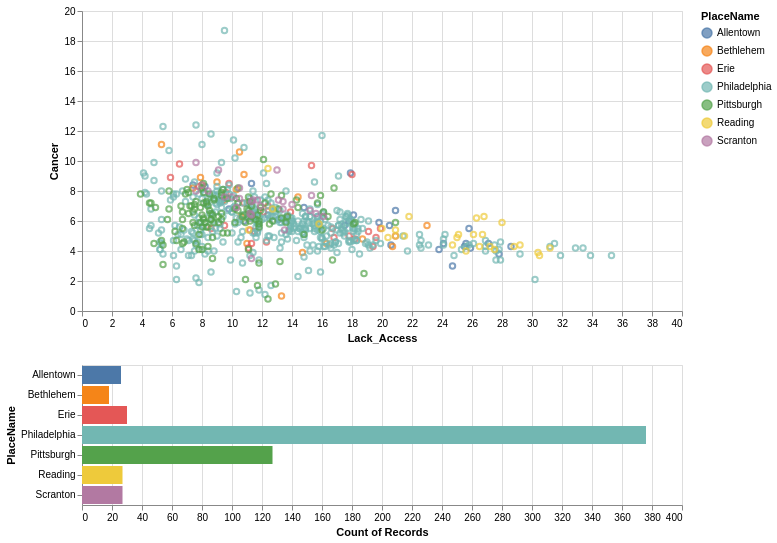

Write a Vega-Lite specification for this figure.
### Vega-Lite specification from a JSON file in a GitHub repository (floating-point values rounded to 4 significant figures; data arrays with more than 128 entries replaced by an {"elided": "..."} marker saying what was removed)
{"config": {"view": {"continuousWidth": 400, "continuousHeight": 300}}, "vconcat": [{"mark": "point", "encoding": {"color": {"condition": {"type": "nominal", "field": "PlaceName", "selection": "selector077"}, "value": "lightgray"}, "x": {"type": "quantitative", "field": "Lack_Access", "scale": {"zero": false}}, "y": {"type": "quantitative", "field": "Cancer", "scale": {"zero": false}}}, "selection": {"selector077": {"type": "interval"}}, "width": 600}, {"mark": "bar", "encoding": {"color": {"type": "nominal", "field": "PlaceName"}, "x": {"type": "quantitative", "aggregate": "count", "field": "PlaceName"}, "y": {"type": "nominal", "field": "PlaceName"}}, "transform": [{"filter": {"selection": "selector077"}}], "width": 600}], "data": {"name": "data-c86d580591e40072db8e203793a5d621"}, "$schema": "https://vega.github.io/schema/vega-lite/v4.8.1.json", "datasets": {"data-c86d580591e40072db8e203793a5d621": {"elided": "631 records"}}}
